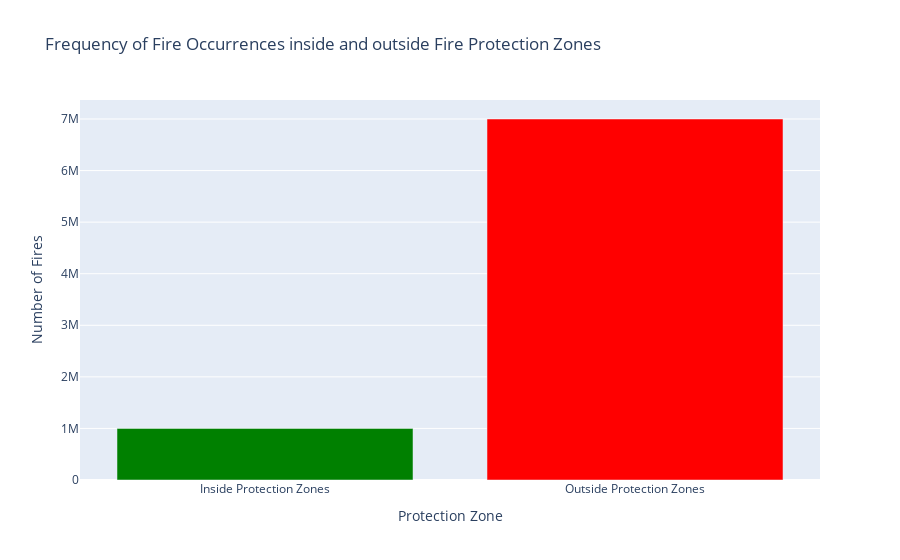

Notebook code for this chart:
### Markdown cell above
# How Does The Frequency Of Fire Occurrence Inside And Outside Fire Protection Zones Compare?
Visualization:
Visualization: Bar chart comparing the frequency of fire occurrences inside and outside fire protection zones, highlighting the differences in fire counts between the two zones.

### Code cell
import plotly.graph_objects as go

# Sample data for protection zones
data_protzone = {'Zone': ['Inside Protection Zones', 'Outside Protection Zones'],
                 'Fire_Count': [1000000, 7000000]}  # Example fire counts inside and outside protection zones
df_protzone = pd.DataFrame(data_protzone)

# Creating the bar chart
fig = go.Figure()
fig.add_trace(go.Bar(x=df_protzone['Zone'], y=df_protzone['Fire_Count'], marker_color=['green', 'red']))

# Update layout
fig.update_layout(title='Frequency of Fire Occurrences inside and outside Fire Protection Zones',
                  xaxis_title='Protection Zone',
                  yaxis_title='Number of Fires',
                  barmode='group')

# Show the plot
fig.show()

### Figure 1 — Plotly figure (JSON) as saved in the notebook; plotly's stock layout.template omitted (floating-point values rounded to 4 significant figures)
{"data": [{"marker": {"color": ["green", "red"]}, "type": "bar", "x": ["Inside Protection Zones", "Outside Protection Zones"], "y": [1000000, 7000000]}], "layout": {"barmode": "group", "title": {"text": "Frequency of Fire Occurrences inside and outside Fire Protection Zones"}, "xaxis": {"title": {"text": "Protection Zone"}}, "yaxis": {"title": {"text": "Number of Fires"}}}}
